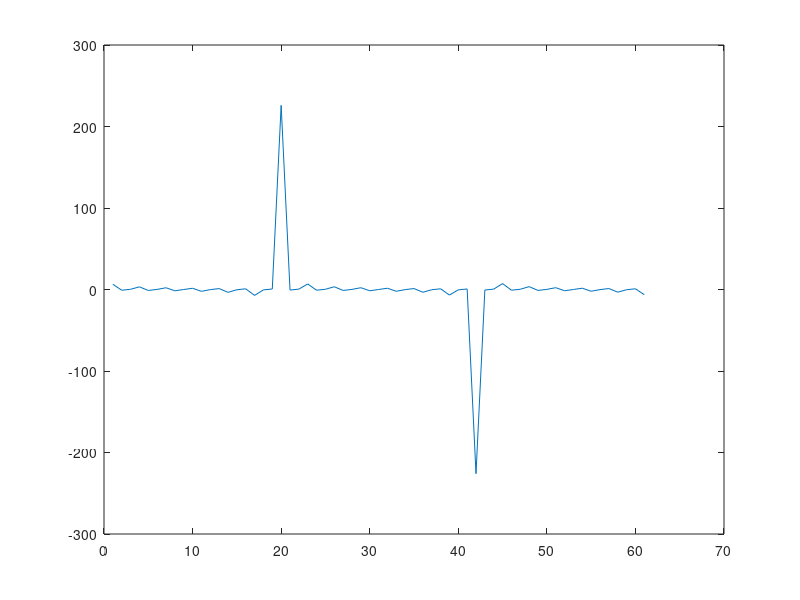

This figure's MATLAB source:
% Octave Script
% Title           :Funciones Trascendentes: Trigonométricas, Logarítmicas y Exponenciales (Ejercicio9)
% Correo          :urbanoorlando79@gmail.com
% Description     :Script para graficar funicones y determinar que tipo de funcion es.
% Author          :Orlando Urbano Trejo (Lando)
% Date            :23_11_2021
% Version         :1
% Usage           :octave>path/Ejercicio9
%                 :Requiere aplicación octave, usar linea de comandos
%                 :https://octaveintro.readthedocs.io/en/latest/index.html

clear
disp ('Función9');
% Dominio de la función
x=-30:1:30
% Regla de correspondencia
fx = tan(x)
disp ('La función es sobreyectiva ya que C=|, es decir ∀y ∈| ∃x∈D| f(x)=y');
disp ('El dominio de la función es [πn,π/2 + πn) ∪ (π/2 + πn,π + πn)');
disp ('El rango de la función es de (-∞, ∞)');
disp ('Los puntos donde f(x)=0 son los puntos (πn, 0), (0,0)');
% Plotear función
plot (fx)
